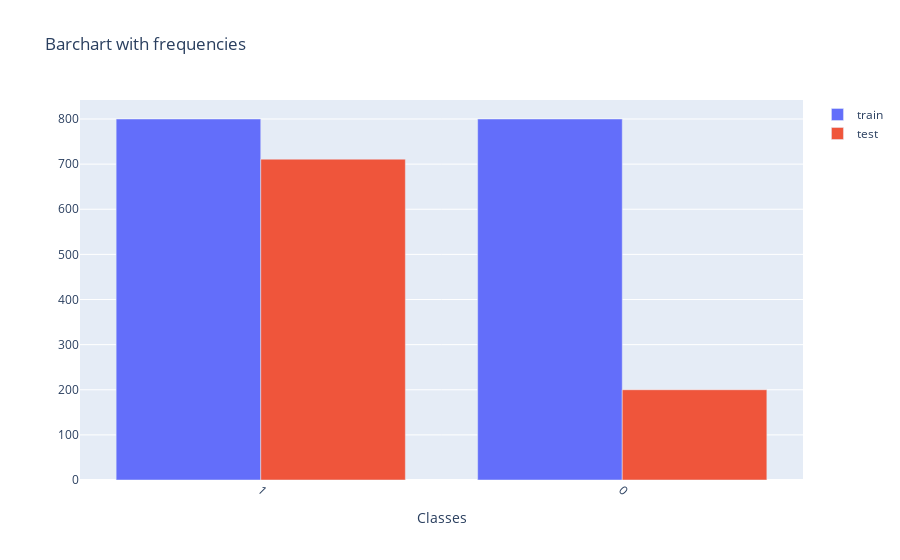

This figure's notebook cell:
### Code cell
# find class with minimum length
min_length = np.inf
for v in trainpd['class'].unique():
    lngth = len(trainpd[trainpd['class'] == v])
    if lngth < min_length:
        min_length = lngth

delindex = trainpd[trainpd['class'] == 1].index[0:(len(trainpd[trainpd['class'] == 1]) - min_length)]
trainpd.drop(delindex, inplace=True)

freqstrain = trainpd['class'].value_counts().tolist()
freqstest = testpd['class'].value_counts().tolist()
# data_classes = testpd['class'].value_counts().index.tolist()

plot_traintest(['1','0'], freqstrain, freqstest)

### Figure 1 — Plotly figure (JSON) as saved in the notebook; plotly's stock layout.template omitted (floating-point values rounded to 4 significant figures)
{"data": [{"name": "train", "type": "bar", "x": ["1", "0"], "y": [800, 800]}, {"name": "test", "type": "bar", "x": ["1", "0"], "y": [711, 200]}], "layout": {"title": {"text": "Barchart with frequencies"}, "xaxis": {"tickangle": 45, "title": {"text": "Classes"}, "type": "category"}}}
